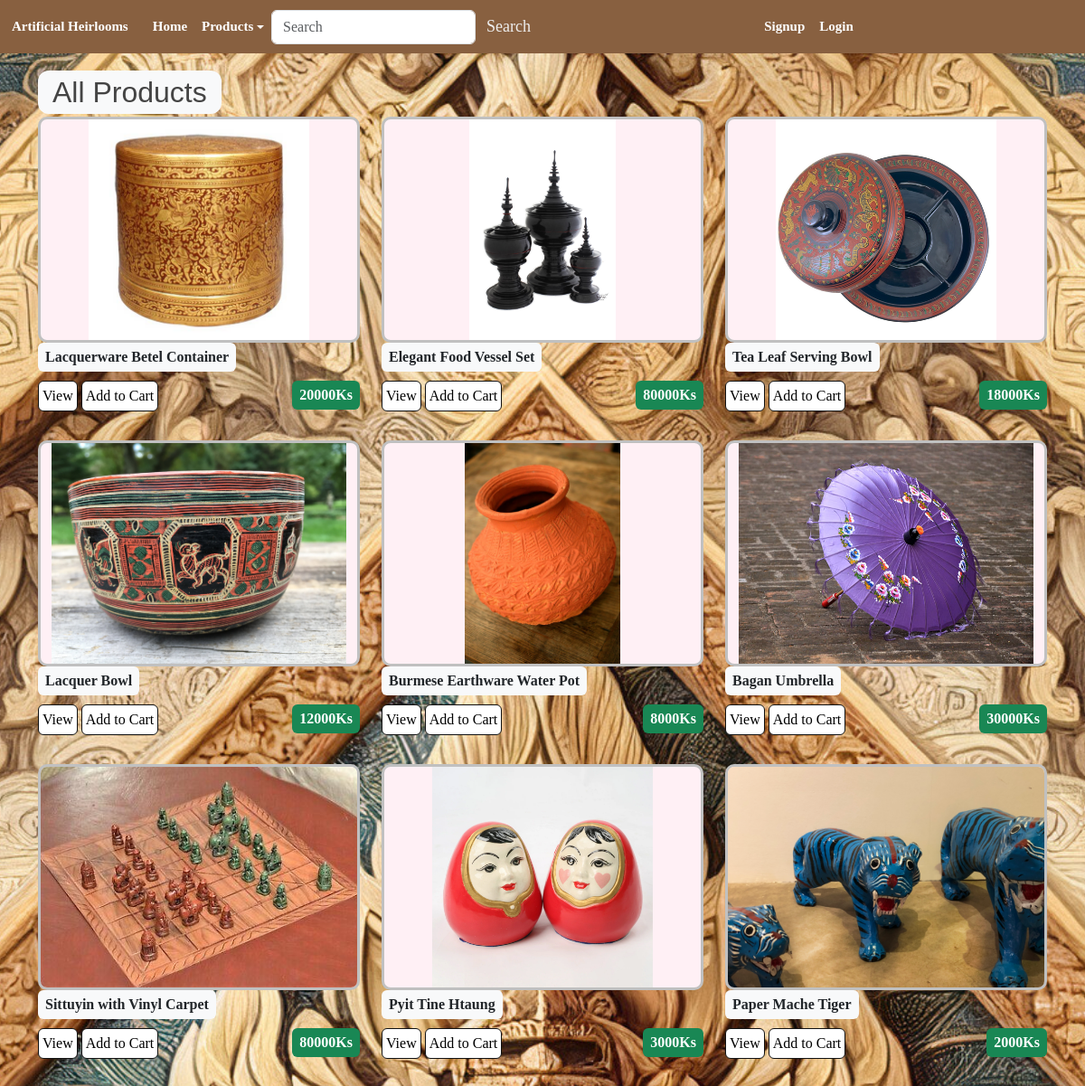
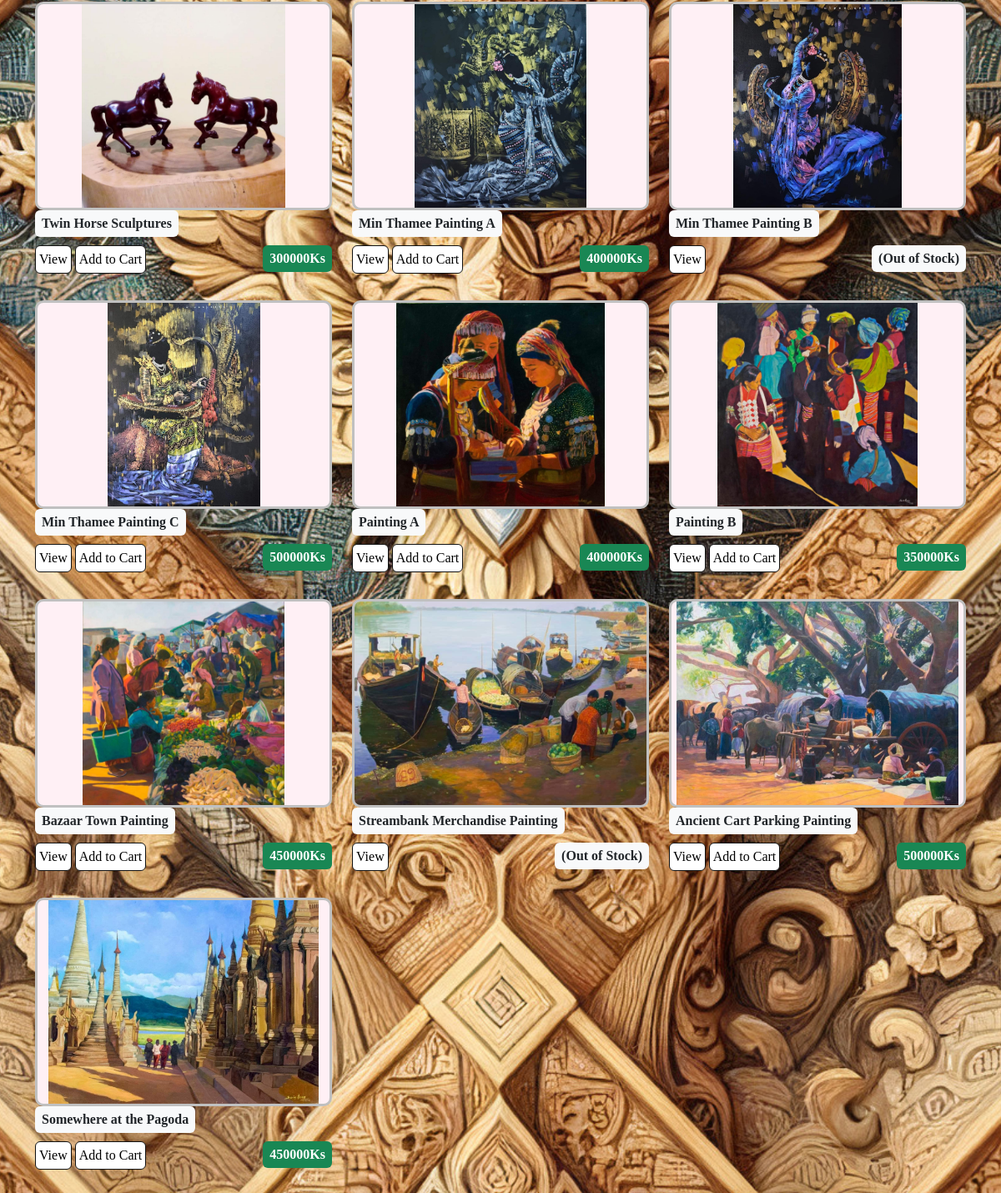
Screenshot of /products/ with the database file from the repository (2 pictures, top to bottom).
### shop/models.py (models this page shows, shortened)
class Product(models.Model):
    name = models.CharField(max_length=200, null=False)
    image = models.ImageField(upload_to='item_images/', null=True, blank=True)
    description = models.TextField(blank=True)
    price = models.DecimalField(max_digits=10, decimal_places=0)
    stock = models.PositiveIntegerField(default=0)
    category = models.ForeignKey('Category', on_delete=models.CASCADE, null=True, blank=True)
    @property
    def imageURL(self):
        try:
            url = self.image.url
        except:
            url = ''
        return url

### shop/views.py (the view)
# urls.py: path('products/', views.products, name = 'products'),
def products(request):
    if request.user.is_authenticated:
        customer = request.user
        order, created = Order.objects.get_or_create(customer=customer, complete=False)
        items = order.orderitem_set.all()
        cartItems = order.get_cart_items
    else:
        items = []
        order = {'get_cart_total':0, 'get_cart_items':0}
        cartItems = order['get_cart_items']  # which is zero here
    products = Product.objects.all()
    categories = Category.objects.all()
    context = {
        'products': products,
        'categories': categories,
        'cartItems': cartItems,
        'order': order,
    }
    return render(request, 'products.html', context)  # load the item_list as context

### shop/templates/products.html (shortened to what this page needs)
{% extends "wallpaper_base.html" %}
{% load static %}
{% block content %}
  {% if query %}
  <h2><span class="bg-light-text">Search results for "{{ query }}"</span></h2>
    {% if products %}
        <div class="row">
            {% for product in products %}
            <div class="col-lg-4 col-md-6 col-sm-12 product-col">
              <div class="product-list-image-panel">
                <img src="{{ product.imageURL }}" alt="{{ product.name }}">
              </div>
              <div class="box-element product">
                <span class="badge bg-light text-dark p-2 fs-6"> {{ product.name }} </span>
                <hr>
                <a class="btn btn-outline-secondary" href="{% url 'product_detail' product.id %}">View</a>
                {% if product.stock > 0 %}
                  <button type="button" data-product="{{product.id}}" data-action="add" data-stock="{{ product.stock }}"
                    class="btn btn-outline-secondary add-btn update-cart">Add to Cart</button>
                  <span class="badge bg-success p-2 fs-6" style="float: right"><strong>{{ product.price }}Ks</strong></span>
                {% else %}
                  <span class="badge bg-light text-dark p-2 fs-6" style="float: right"><strong> (Out of Stock) </strong></span>
                {% endif %}
              </div>
            </div>
            {% endfor %}
        </div>
    {% else %}
        <p><span class="bg-light-text">No products found matching your search query.</span></p>
    {% endif %}
  {% else %}
  <h2><span class="bg-light-text">All Products</span></h2>
  <div class="row mb-4">
    {% for product in products %}
    <div class="col-lg-4 col-md-6 col-sm-12 product-col">
      <div class="product-list-image-panel">
        <img src="{{ product.imageURL }}" alt="{{ product.name }}">
      </div>
      <div class="box-element product">
        <span class="badge bg-light text-dark p-2 fs-6"> {{ product.name }} </span>
        <a class="btn btn-outline-secondary" href="{% url 'product_detail' product.id %}">View</a>
        {% if product.stock > 0 %}
          <button type="button" data-product="{{product.id}}" data-action="add" data-stock="{{ product.stock }}"
            class="btn btn-outline-secondary add-btn update-cart">Add to Cart</button>
          <span class="badge bg-success p-2 fs-6" style="float: right"><strong>{{ product.price }}Ks</strong></span>
        {% else %}
          <span class="badge bg-light text-dark p-2 fs-6" style="float: right"><strong> (Out of Stock) </strong></span>
        {% endif %}
      </div>
    </div>
    {% endfor %}
  </div>
  {% endif %}
{% endblock %}

### shop/static/css/custom.css (style rules this page uses)
body { color: #444444; font-family: serif; }
a { color: lavender; text-decoration: none; }
h1, h2, h3, h4, h5, h6 { font-family: "Arial", "Georgia"; }
.btn-outline-secondary { background-color: white; color: black; border-color: #111; padding: 4px; }
.product-col { margin-bottom: 2rem; }
.product-list-image-panel { height: 250px; display: flex; justify-content: center; align-items: center; overflow: hidden; background-color: lavenderblush; border-radius: 10px; border: 3px solid silver; box-sizing: border-box; }
.product-list-image-panel img { max-height: 100%; max-height: 100%; object-fit: cover; display: block; }
.bg-light-text { background-color: #f8f9fa; padding: 0.2em 0.5em; border-radius: 12px; }

### rows the page displays
Product: imageURL (picture), name "Lacquerware Betel Container", price "20000"
Product: imageURL (picture), name "Elegant Food Vessel Set", price "80000"
Product: imageURL (picture), name "Tea Leaf Serving Bowl", price "18000"
Product: imageURL (picture), name "Lacquer Bowl", price "12000"
Product: imageURL (picture), name "Burmese Earthware Water Pot", price "8000"
Product: imageURL (picture), name "Bagan Umbrella", price "30000"
Product: imageURL (picture), name "Sittuyin with Vinyl Carpet", price "80000"
Product: imageURL (picture), name "Pyit Tine Htaung", price "3000"
Product: imageURL (picture), name "Paper Mache Tiger", price "2000"
Product: imageURL (picture), name "Twin Horse Sculptures", price "300000"
Product: imageURL (picture), name "Min Thamee Painting A", price "400000"
Product: imageURL (picture), name "Min Thamee Painting B", stock "(Out of Stock)"
Product: imageURL (picture), name "Min Thamee Painting C", price "500000"
Product: imageURL (picture), name "Painting A", price "400000"
Product: imageURL (picture), name "Painting B", price "350000"
Product: imageURL (picture), name "Bazaar Town Painting", price "450000"
Product: imageURL (picture), name "Streambank Merchandise Painting", stock "(Out of Stock)"
Product: imageURL (picture), name "Ancient Cart Parking Painting", price "500000"
Product: imageURL (picture), name "Somewhere at the Pagoda", price "450000"
